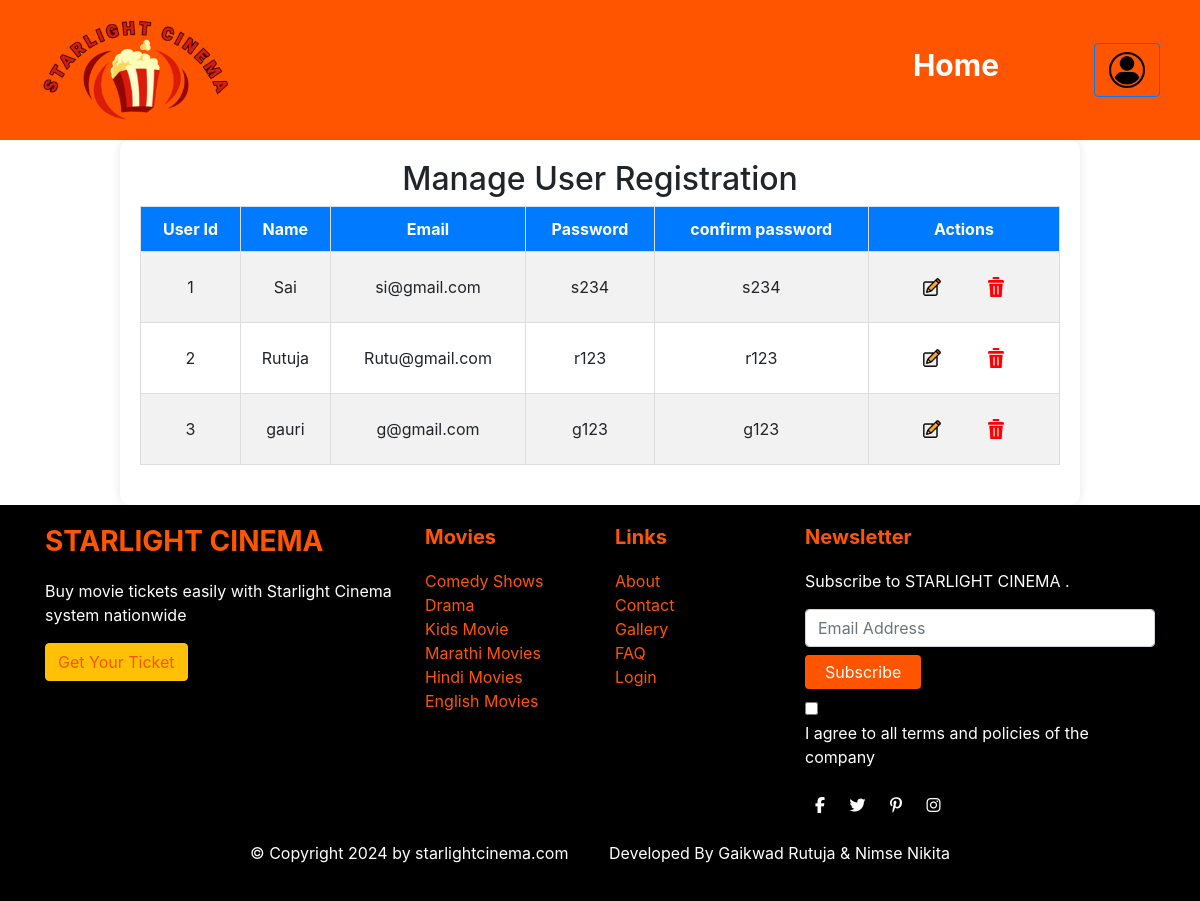
/Admin/pages/manage-registration.php, run on the app's committed database.
### tables this page shows
CREATE TABLE `user_registration` (
  `id` int(11) NOT NULL,
  `user_name` varchar(30) NOT NULL,
  `email` varchar(30) NOT NULL,
  `password` varchar(30) NOT NULL,
  `confirm_password` varchar(30) NOT NULL
);

### Admin/pages/manage-registration.php (the view, shortened to what this page needs)
<?php
$databaseHost = "localhost";
$databaseName = "movieticketdb";
$databaseUsername = "root";
$databasePassword = "";
$con = new mysqli($databaseHost, $databaseUsername, $databasePassword,$databaseName)or die($conn->connect_error());
$sql = "SELECT * FROM user_registration ORDER BY id DESC";
 $query= $con->query($sql)
?>
<!DOCTYPE html>
<html lang="en">
<head>
    <link rel="stylesheet" href="./../css/addmovie.css">
    <link rel="stylesheet" href="./../css/manage-registration.css">
    <link rel="stylesheet" href="https://stackpath.bootstrapcdn.com/bootstrap/4.5.2/css/bootstrap.min.css">
</head>
<body>
    <header class="header">
        <div class="logo"><img src=".\..\..\Images\logo2.png" class="logo-img"></div>
        <nav class="nav">
        <ul>
            <li><a href="./admin-dashboard.php" style="margin-right:50px; font-size:30px;" >Home</a></li>
            <div class="d-flex align-items-center">
            <a href="./login.php" class="btn btn-outline-primary">
        <i class="bi bi-person"></i><img src =".\..\..\Images\login.png" style="height:40px;">
      </a>
    </div>
            </ul>
        </nav>
    </header>
    <div class="containers">
        <h2> Manage User Registration</h2>
        <table class="movie-table">
            <thead>
                <tr>
                    <th>User Id</th>
                    <th>Name</th>
                    <th>Email</th>
                    <th>Password</th>
                    <th>confirm password</th>
                    <th>Actions</th>
                </tr>
            </thead>
            <tbody>
                <tr>
                <?php
$i=0;
while ($res = $query->fetch_assoc())
 {
  echo "<tr>";
  echo" <td >".++$i."</td>";
  echo "<td>".$res['user_name']."</td>";
  echo "<td>".$res['email']."</td>";
  echo "<td>".$res['password']."</td>";
  echo "<td>".$res['confirm_password']."</td>";
  echo "<td>";
  echo "<a href='./update-registration.php?id=".$res['id']."'>
          <img src='./../../Images/admin-images/edit2.png' alt='Edit' class='icon' style='height:40px;'>
        </a>";
  echo "<a href='.\delete-reg.php?id=".$res['id']."'>
          <img src='.\..\..\Images\admin-images\delete.png' alt='Delete' class='icon' style='height:40px;'>
        </a>";
  echo "</td>";
  echo "</tr>";
}
?>
            </tbody>
        </table>
    </div>
      <div class="footer">
    <div class="container" style="background-color:black;">
        <div class="row">
            <div class="col-md-4">
                <h3 class="footer-title">STARLIGHT CINEMA</h3>
                <p>Buy movie tickets easily with Starlight Cinema system nationwide</p>
                <a href="#" class="btn btn-warning">Get Your Ticket</a>
            </div>
            <div class="col-md-2">
                <h5 class="footer-title">Movies</h5>
                <ul class="list-unstyled">
                    <li><a href="#">Comedy Shows</a></li>
                    <li><a href="#">Drama</a></li>
                    <li><a href="#">Kids Movie</a></li>
                    <li><a href="#">Marathi Movies</a></li>
                    <li><a href="#">Hindi Movies</a></li>
                    <li><a href="#">English Movies</a></li>
                </ul>
            </div>
            <div class="col-md-2">
                <h5 class="footer-title">Links</h5>
                <ul class="list-unstyled">
                    <li><a href="#">About</a></li>
                    <li><a href="#">Contact</a></li>
                    <li><a href="#">Gallery</a></li>
                    <li><a href="#">FAQ</a></li>
                    <li><a href="#">Login</a></li>
                </ul>
                </div>
            <div class="col-md-4">
                <h5 class="footer-title">Newsletter</h5>
                <p>Subscribe to STARLIGHT CINEMA .</p>
                <div class="newsletter">
                    <input type="email" class="form-control" placeholder="Email Address">
                    <button class="btn btn-warning mt-2">Subscribe</button>
                </div>
                <div class="mt-2">
                    <input type="checkbox" id="terms">
                    <label for="terms">I agree to all terms and policies of the company</label>
                </div>
                <div class="social-icons mt-3">
                    <a href="#"><i class="fab fa-facebook-f"></i></a>
                    <a href="#"><i class="fab fa-twitter"></i></a>
                    <a href="#"><i class="fab fa-pinterest-p"></i></a>
                    <a href="#"><i class="fab fa-instagram"></i></a>
                </div>
            </div>
        </div>
        <div class="text-center mt-4">
            <p>&copy; Copyright 2024 by starlightcinema.com  &nbsp; &nbsp; &nbsp; &nbsp;    Developed By Gaikwad Rutuja & Nimse Nikita</p>
        </div>
    </div>
</div>
</body>
</html>

### Admin/css/addmovie.css (style rules this page uses)
body { margin: 0; padding: 0; font-family: Arial, sans-serif; }
.header { display: flex; justify-content: space-between; align-items: center; background-color: #ff5500;; padding: 20px 40px; }
.logo-img { height: 120px; width: auto; }
.nav ul { list-style: none; margin: 0; padding: 0; display: flex; gap: 30px; }
.nav ul li { margin: 0; }
.nav ul li a { text-decoration: none; color: white; font-size: 20px; font-weight: bold; padding: 10px 15px; }
.footer { background-color: #000; color: #fff; padding: 20px 0; }
.footer a { color: #ff5500; text-decoration: none; }
.footer .footer-title { margin-bottom: 20px; font-weight: bold; color: #ff5500; }
.footer .social-icons a { margin: 0 10px; color: #fff; }
.footer .newsletter input { margin-top: 10px; }
.footer .newsletter button { background-color: #ff5500; border: none; padding: 5px 20px; color: #fff; }

### Admin/css/manage-registration.css (style rules this page uses)
body { margin: 0; font-family: Arial, sans-serif; }
.logo-img { height: 100px; width: auto; }
.footer { background-color: #333; color: #fff; padding: 20px; }
.footer a { color: #fff; text-decoration: none; }
.footer { background-color: #000; color: #fff; padding: 20px 0; }
.footer a { color: #ff5500; text-decoration: none; }
.footer .footer-title { margin-bottom: 20px; font-weight: bold; color: #ff5500; }
.footer .social-icons a { margin: 0 10px; color: #fff; }
.footer .newsletter input { margin-top: 10px; }
.footer .newsletter button { background-color: #ff5500; border: none; padding: 5px 20px; color: #fff; }
.containers { width: 80%; margin: auto; padding: 20px; background-color: #fff; border-radius: 10px; box-shadow: 0 0 10px rgba(0, 0, 0, 0.1); }
h2 { text-align: center; margin-bottom: 20px; }
.movie-table { width: 100%; border-collapse: collapse; margin-bottom: 20px; }
.movie-table thead { background-color: #007bff; color: #fff; }
.movie-table th, .movie-table td { padding: 10px; text-align: center; border: 1px solid #ddd; }
.movie-table th { background-color: #007bff; color: white; }
.movie-table tr:nth-child(even) { background-color: #f2f2f2; }
.icon { padding: 10px 15px; margin: 5px; border: none; border-radius: 5px; cursor: pointer; font-size: 14px; }

### data on the page
user_registration: user_name "Sai", email "si@gmail.com", password "s234", confirm_password "s234"
user_registration: user_name "Rutuja", email "Rutu@gmail.com", password "r123", confirm_password "r123"
user_registration: user_name "gauri", email "g@gmail.com", password "g123", confirm_password "g123"
